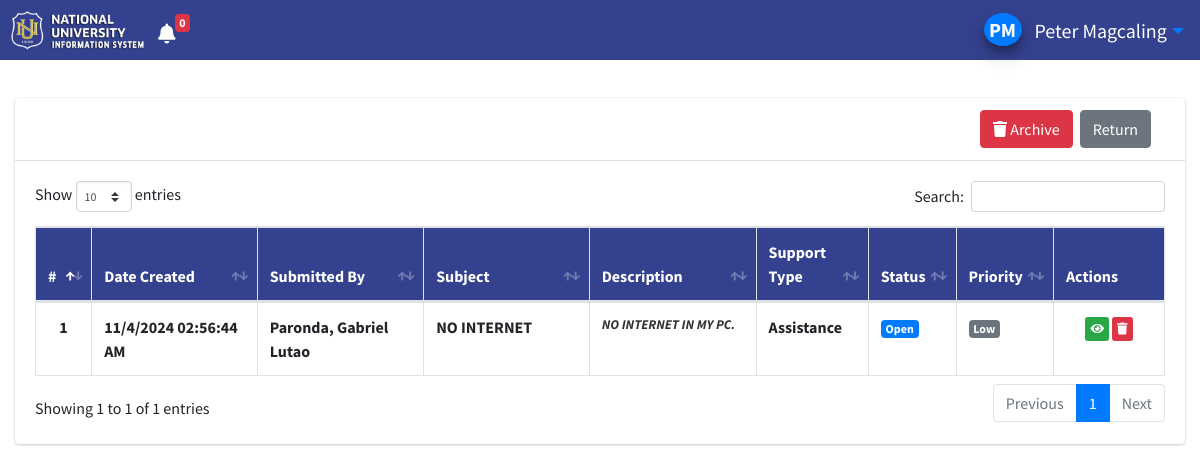
/index.php?page=ticket_list (signed in), run on the app's committed database.
### tables this page shows
CREATE TABLE `tickets` (
  `id` varchar(255) NOT NULL,
  `subject` text NOT NULL,
  `description` text NOT NULL,
  `room` text NOT NULL,
  `status` tinyint(1) NOT NULL COMMENT '0=Open,1=Processing,2=Resolved',
  `priority` tinyint(1) NOT NULL COMMENT '0=Low,1=Medium,2=High',
  `support_id` int(30) DEFAULT NULL,
  `category_id` int(30) NOT NULL,
  `room_id` int(30) NOT NULL,
  `user_id` varchar(50) NOT NULL,
  `date_created` datetime NOT NULL DEFAULT current_timestamp(),
  `archived_date` datetime DEFAULT NULL
);

CREATE TABLE `support` (
  `id` int(30) NOT NULL,
  `name` text NOT NULL
);

### ticket_list.php (the view, shortened to what this page needs)
<?php
include 'db_connect.php';
$expirytime = date('Y-m-d H:i:s', strtotime('-168 hours'));
$moveToTrashQuery = "UPDATE tickets SET archived_date = NOW() WHERE status = 0 AND date_created <= '$expirytime'";
$conn->query($moveToTrashQuery);
?>
<div class="col-lg-12">
    <div class="card card-outline">
        <div class="card-header">
            <div class="card-tools">
            <?php if ($_SESSION['login_type'] == 1 || $_SESSION['login_type'] == 2): ?>
            <a href="index.php?page=restore_ticket" class="btn btn-danger mr-1"><i class="fas fa-trash"></i> Archive </a>
        <?php endif; ?>
        <a href="index.php?page=homes"><button type="button" class="btn btn-secondary mr-4"><i class="bi bi-arrow-left-short"></i> Return</button></a>
            </div>
        </div>
    <div class="card-body">
        <table class="table table-hover table-bordered" id="list">
            <colgroup>
                <col width="5%">
                <col width="15%">
                <col width="15%">
                <col width="15%">
                <col width="15%">
                <col width="10%">
                <col width="5%">
                <col width="5%">
                <col width="10%">
            </colgroup>
            <thead>
                <tr>
                    <th style="background-color: #34418E; color: white;">#</th>
                    <th style="background-color: #34418E; color: white;">Date Created</th>
                    <th style="background-color: #34418E; color: white;">Submitted By</th>
                    <th style="background-color: #34418E; color: white;">Subject</th>
                    <th style="background-color: #34418E; color: white;">Description</th>
                    <th style="background-color: #34418E; color: white;">Support Type</th>
                    <th style="background-color: #34418E; color: white;">Status</th>
                    <th style="background-color: #34418E; color: white;">Priority</th>
                    <th style="background-color: #34418E; color: white;">Actions</th>
                </tr>
            </thead>
            <tbody>
                <?php
                $i = 1;
                $where = '';
                $qry = $conn->query("SELECT t.*,
                                            concat(u.lastname, ', ', u.firstname, ' ', u.middlename) as cname,
                                            s.name as support_type,
                                            t.priority
                                     FROM tickets t
                                     INNER JOIN users u ON u.id = t.user_id
                                     INNER JOIN support s ON s.id = t.support_id
                                     $where
                                     AND t.archived_date IS NULL
                                     AND t.status != 2
                                     AND (t.status = 0 OR (t.status = 1 AND t.date_created >= '$expirytime'))
                                     ORDER BY CASE WHEN t.status = 0 THEN unix_timestamp(t.date_created) ELSE unix_timestamp(t.date_created) END ASC");
                while ($row = $qry->fetch_assoc()) :
                    $trans = get_html_translation_table(HTML_ENTITIES, ENT_QUOTES);
                    unset($trans["\""], $trans["<"], $trans[">"], $trans["<h2"]);
                    $desc = strtr(html_entity_decode($row['description']), $trans);
                    $desc = str_replace(array("<li>", "</li>"), array("", ", "), $desc);
                ?>
                    <tr>
                        <th class="text-center"><?php echo $i++ ?></th>
                        <td class="nowrap-date"><b><?php echo date("n/j/Y h:i:s A", strtotime($row['date_created'])); ?></b></td>
                        <td><b><?php echo ucwords($row['cname']) ?></b></td>
                        <td><b><?php echo $row['subject'] ?></b></td>
                        <td><b class="truncate"><?php echo strip_tags($desc) ?></b></td>
                        <td><b><?php echo ucwords($row['support_type']) ?></b></td>
                        <td>
                            <?php if ($row['status'] == 0) : ?>
                                <span class="badge badge-primary">Open</span>
                            <?php elseif ($row['status'] == 1) : ?>
                                <span class="badge badge-info">Processing</span>
                            <?php elseif ($row['status'] == 2) : ?>
                                <span class="badge badge-success">Done</span>
                            <?php endif; ?>
                        </td>
                        <td>
                            <?php if ($row['priority'] == 0) : ?>
                                <span class="badge badge-secondary">Low</span>
                            <?php elseif ($row['priority'] == 1) : ?>
                                <span class="badge badge-warning">Medium</span>
                            <?php elseif ($row['priority'] == 2) : ?>
                                <span class="badge badge-danger">High</span>
                            <?php endif; ?>
                        </td>
                        <td class="text-center">
                                <button type="button" class="btn btn-success btn-xs update"
                                    onclick="window.location.href='./index.php?page=view_ticket&id=<?php echo $row['id'] ?>'" title="View"><i class="fas fa-eye"></i>
                                </button>
                            <?php if ($_SESSION['login_type'] == 1 || $_SESSION['login_type'] == 2): ?>
                                <button type="button" class="btn btn-danger btn-xs update" onclick="window.location.href='./archive_ticket.php?ticket_id=<?php echo $row['id'] ?>'" title="Archive"><i class="fas fa-trash"></i></button>
                            <?php endif; ?>
                        </td>
                    </tr>
                <?php endwhile; ?>
            </tbody>
        </table>
    </div>
</div>

### data on the page
tickets: date_created "11/4/2024 02:56:44 AM", cname "Paronda, Gabriel Lutao", subject "NO INTERNET", description "NO INTERNET IN MY PC.", support.name "Assistance", status "Open", priority "Low"

### other printed values
$_SESSION['login_firstname'].' '.$_SESSION['login_lastname'] "Peter Magcaling"
